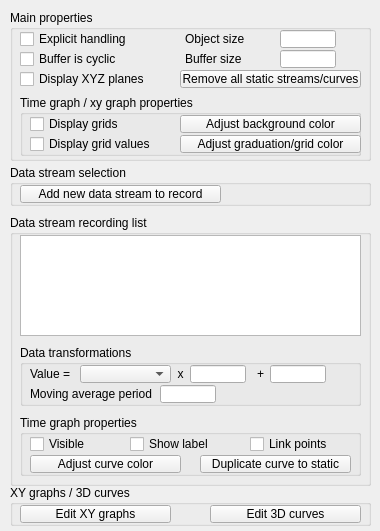
<?xml version="1.0" encoding="UTF-8"?>
<ui version="4.0">
 <class>CQDlgGraphs</class>
 <widget class="QDialog" name="CQDlgGraphs">
  <property name="geometry">
   <rect>
    <x>0</x>
    <y>0</y>
    <width>380</width>
    <height>531</height>
   </rect>
  </property>
  <property name="windowTitle">
   <string>Graph Properties</string>
  </property>
  <property name="locale">
   <locale language="English" country="UnitedStates"/>
  </property>
  <widget class="QGroupBox" name="groupBox">
   <property name="geometry">
    <rect>
     <x>10</x>
     <y>10</y>
     <width>361</width>
     <height>151</height>
    </rect>
   </property>
   <property name="title">
    <string>Main properties</string>
   </property>
   <property name="flat">
    <bool>true</bool>
   </property>
   <widget class="QCheckBox" name="qqExplicitHandling">
    <property name="geometry">
     <rect>
      <x>10</x>
      <y>20</y>
      <width>151</width>
      <height>18</height>
     </rect>
    </property>
    <property name="focusPolicy">
     <enum>Qt::StrongFocus</enum>
    </property>
    <property name="text">
     <string>Explicit handling</string>
    </property>
   </widget>
   <widget class="QCheckBox" name="qqShowXYZPlanes">
    <property name="geometry">
     <rect>
      <x>10</x>
      <y>60</y>
      <width>151</width>
      <height>18</height>
     </rect>
    </property>
    <property name="focusPolicy">
     <enum>Qt::StrongFocus</enum>
    </property>
    <property name="text">
     <string>Display XYZ planes</string>
    </property>
   </widget>
   <widget class="QCheckBox" name="qqBufferIsCyclic">
    <property name="geometry">
     <rect>
      <x>10</x>
      <y>40</y>
      <width>151</width>
      <height>18</height>
     </rect>
    </property>
    <property name="focusPolicy">
     <enum>Qt::StrongFocus</enum>
    </property>
    <property name="text">
     <string>Buffer is cyclic</string>
    </property>
   </widget>
   <widget class="QLabel" name="label">
    <property name="geometry">
     <rect>
      <x>175</x>
      <y>20</y>
      <width>91</width>
      <height>18</height>
     </rect>
    </property>
    <property name="text">
     <string>Object size</string>
    </property>
   </widget>
   <widget class="QLineEdit" name="qqObjectSize">
    <property name="geometry">
     <rect>
      <x>270</x>
      <y>20</y>
      <width>56</width>
      <height>18</height>
     </rect>
    </property>
   </widget>
   <widget class="QLabel" name="label_2">
    <property name="geometry">
     <rect>
      <x>175</x>
      <y>40</y>
      <width>91</width>
      <height>18</height>
     </rect>
    </property>
    <property name="text">
     <string>Buffer size</string>
    </property>
   </widget>
   <widget class="QLineEdit" name="qqBufferSize">
    <property name="geometry">
     <rect>
      <x>270</x>
      <y>40</y>
      <width>56</width>
      <height>18</height>
     </rect>
    </property>
   </widget>
   <widget class="QToolButton" name="qqRemoveAllStatics">
    <property name="geometry">
     <rect>
      <x>170</x>
      <y>60</y>
      <width>181</width>
      <height>18</height>
     </rect>
    </property>
    <property name="focusPolicy">
     <enum>Qt::StrongFocus</enum>
    </property>
    <property name="text">
     <string>Remove all static streams/curves</string>
    </property>
   </widget>
   <widget class="QGroupBox" name="groupBox_2">
    <property name="geometry">
     <rect>
      <x>10</x>
      <y>85</y>
      <width>341</width>
      <height>61</height>
     </rect>
    </property>
    <property name="title">
     <string>Time graph / xy graph properties</string>
    </property>
    <property name="flat">
     <bool>true</bool>
    </property>
    <widget class="QCheckBox" name="qqDisplayGrids">
     <property name="geometry">
      <rect>
       <x>10</x>
       <y>20</y>
       <width>131</width>
       <height>18</height>
      </rect>
     </property>
     <property name="focusPolicy">
      <enum>Qt::StrongFocus</enum>
     </property>
     <property name="text">
      <string>Display grids</string>
     </property>
    </widget>
    <widget class="QCheckBox" name="qqDisplayGridValues">
     <property name="geometry">
      <rect>
       <x>10</x>
       <y>40</y>
       <width>151</width>
       <height>18</height>
      </rect>
     </property>
     <property name="focusPolicy">
      <enum>Qt::StrongFocus</enum>
     </property>
     <property name="text">
      <string>Display grid values</string>
     </property>
    </widget>
    <widget class="QToolButton" name="qqAdjustBackgroundColor">
     <property name="geometry">
      <rect>
       <x>160</x>
       <y>20</y>
       <width>181</width>
       <height>18</height>
      </rect>
     </property>
     <property name="focusPolicy">
      <enum>Qt::StrongFocus</enum>
     </property>
     <property name="text">
      <string>Adjust background color</string>
     </property>
    </widget>
    <widget class="QToolButton" name="qqAdjustGridColor">
     <property name="geometry">
      <rect>
       <x>160</x>
       <y>40</y>
       <width>181</width>
       <height>18</height>
      </rect>
     </property>
     <property name="focusPolicy">
      <enum>Qt::StrongFocus</enum>
     </property>
     <property name="text">
      <string>Adjust graduation/grid color</string>
     </property>
    </widget>
   </widget>
  </widget>
  <widget class="QGroupBox" name="groupBox_3">
   <property name="geometry">
    <rect>
     <x>10</x>
     <y>165</y>
     <width>361</width>
     <height>41</height>
    </rect>
   </property>
   <property name="title">
    <string>Data stream selection</string>
   </property>
   <property name="flat">
    <bool>true</bool>
   </property>
   <widget class="QToolButton" name="qqAddNewDataStream">
    <property name="geometry">
     <rect>
      <x>10</x>
      <y>20</y>
      <width>201</width>
      <height>18</height>
     </rect>
    </property>
    <property name="focusPolicy">
     <enum>Qt::StrongFocus</enum>
    </property>
    <property name="text">
     <string>Add new data stream to record</string>
    </property>
   </widget>
  </widget>
  <widget class="QGroupBox" name="groupBox_4">
   <property name="geometry">
    <rect>
     <x>10</x>
     <y>215</y>
     <width>361</width>
     <height>271</height>
    </rect>
   </property>
   <property name="title">
    <string>Data stream recording list</string>
   </property>
   <property name="flat">
    <bool>true</bool>
   </property>
   <widget class="QListWidget" name="qqRecordingList">
    <property name="geometry">
     <rect>
      <x>10</x>
      <y>20</y>
      <width>341</width>
      <height>101</height>
     </rect>
    </property>
   </widget>
   <widget class="QGroupBox" name="groupBox_5">
    <property name="geometry">
     <rect>
      <x>10</x>
      <y>130</y>
      <width>341</width>
      <height>61</height>
     </rect>
    </property>
    <property name="title">
     <string>Data transformations</string>
    </property>
    <property name="flat">
     <bool>true</bool>
    </property>
    <widget class="QLabel" name="label_3">
     <property name="geometry">
      <rect>
       <x>10</x>
       <y>20</y>
       <width>51</width>
       <height>18</height>
      </rect>
     </property>
     <property name="text">
      <string>Value = </string>
     </property>
    </widget>
    <widget class="QComboBox" name="qqTransformationCombo">
     <property name="geometry">
      <rect>
       <x>60</x>
       <y>20</y>
       <width>91</width>
       <height>18</height>
      </rect>
     </property>
    </widget>
    <widget class="QLabel" name="label_4">
     <property name="geometry">
      <rect>
       <x>150</x>
       <y>20</y>
       <width>21</width>
       <height>18</height>
      </rect>
     </property>
     <property name="text">
      <string>x</string>
     </property>
     <property name="alignment">
      <set>Qt::AlignCenter</set>
     </property>
    </widget>
    <widget class="QLineEdit" name="qqTransformationCoeff">
     <property name="geometry">
      <rect>
       <x>170</x>
       <y>20</y>
       <width>56</width>
       <height>18</height>
      </rect>
     </property>
    </widget>
    <widget class="QLabel" name="label_5">
     <property name="geometry">
      <rect>
       <x>230</x>
       <y>20</y>
       <width>21</width>
       <height>18</height>
      </rect>
     </property>
     <property name="text">
      <string>+</string>
     </property>
     <property name="alignment">
      <set>Qt::AlignCenter</set>
     </property>
    </widget>
    <widget class="QLineEdit" name="qqTransformationOffset">
     <property name="geometry">
      <rect>
       <x>250</x>
       <y>20</y>
       <width>56</width>
       <height>18</height>
      </rect>
     </property>
    </widget>
    <widget class="QLabel" name="label_6">
     <property name="geometry">
      <rect>
       <x>10</x>
       <y>40</y>
       <width>131</width>
       <height>18</height>
      </rect>
     </property>
     <property name="text">
      <string>Moving average period</string>
     </property>
    </widget>
    <widget class="QLineEdit" name="qqMovingAveragePeriod">
     <property name="geometry">
      <rect>
       <x>140</x>
       <y>40</y>
       <width>56</width>
       <height>18</height>
      </rect>
     </property>
    </widget>
   </widget>
   <widget class="QGroupBox" name="groupBox_6">
    <property name="geometry">
     <rect>
      <x>10</x>
      <y>200</y>
      <width>341</width>
      <height>61</height>
     </rect>
    </property>
    <property name="title">
     <string>Time graph properties</string>
    </property>
    <property name="flat">
     <bool>true</bool>
    </property>
    <widget class="QCheckBox" name="qqTimeGraphVisible">
     <property name="geometry">
      <rect>
       <x>10</x>
       <y>20</y>
       <width>101</width>
       <height>18</height>
      </rect>
     </property>
     <property name="focusPolicy">
      <enum>Qt::StrongFocus</enum>
     </property>
     <property name="text">
      <string>Visible</string>
     </property>
    </widget>
    <widget class="QCheckBox" name="qqShowLabel">
     <property name="geometry">
      <rect>
       <x>110</x>
       <y>20</y>
       <width>121</width>
       <height>18</height>
      </rect>
     </property>
     <property name="focusPolicy">
      <enum>Qt::StrongFocus</enum>
     </property>
     <property name="text">
      <string>Show label</string>
     </property>
    </widget>
    <widget class="QCheckBox" name="qqLinkPoints">
     <property name="geometry">
      <rect>
       <x>230</x>
       <y>20</y>
       <width>111</width>
       <height>18</height>
      </rect>
     </property>
     <property name="focusPolicy">
      <enum>Qt::StrongFocus</enum>
     </property>
     <property name="text">
      <string>Link points</string>
     </property>
    </widget>
    <widget class="QToolButton" name="qqAdjustCurveColor">
     <property name="geometry">
      <rect>
       <x>10</x>
       <y>40</y>
       <width>151</width>
       <height>18</height>
      </rect>
     </property>
     <property name="focusPolicy">
      <enum>Qt::StrongFocus</enum>
     </property>
     <property name="text">
      <string>Adjust curve color</string>
     </property>
    </widget>
    <widget class="QToolButton" name="qqDuplicateToStatic">
     <property name="geometry">
      <rect>
       <x>180</x>
       <y>40</y>
       <width>151</width>
       <height>18</height>
      </rect>
     </property>
     <property name="focusPolicy">
      <enum>Qt::StrongFocus</enum>
     </property>
     <property name="text">
      <string>Duplicate curve to static</string>
     </property>
    </widget>
   </widget>
  </widget>
  <widget class="QGroupBox" name="groupBox_7">
   <property name="geometry">
    <rect>
     <x>10</x>
     <y>485</y>
     <width>361</width>
     <height>41</height>
    </rect>
   </property>
   <property name="title">
    <string>XY graphs / 3D curves</string>
   </property>
   <property name="flat">
    <bool>true</bool>
   </property>
   <widget class="QToolButton" name="qqEditXYGraphs">
    <property name="geometry">
     <rect>
      <x>10</x>
      <y>20</y>
      <width>151</width>
      <height>18</height>
     </rect>
    </property>
    <property name="focusPolicy">
     <enum>Qt::StrongFocus</enum>
    </property>
    <property name="text">
     <string>Edit XY graphs</string>
    </property>
   </widget>
   <widget class="QToolButton" name="qqEdit3DCurves">
    <property name="geometry">
     <rect>
      <x>200</x>
      <y>20</y>
      <width>151</width>
      <height>18</height>
     </rect>
    </property>
    <property name="focusPolicy">
     <enum>Qt::StrongFocus</enum>
    </property>
    <property name="text">
     <string>Edit 3D curves</string>
    </property>
   </widget>
  </widget>
 </widget>
 <tabstops>
  <tabstop>qqExplicitHandling</tabstop>
  <tabstop>qqObjectSize</tabstop>
  <tabstop>qqBufferIsCyclic</tabstop>
  <tabstop>qqBufferSize</tabstop>
  <tabstop>qqShowXYZPlanes</tabstop>
  <tabstop>qqRemoveAllStatics</tabstop>
  <tabstop>qqDisplayGrids</tabstop>
  <tabstop>qqAdjustBackgroundColor</tabstop>
  <tabstop>qqDisplayGridValues</tabstop>
  <tabstop>qqAdjustGridColor</tabstop>
  <tabstop>qqAddNewDataStream</tabstop>
  <tabstop>qqRecordingList</tabstop>
  <tabstop>qqTransformationCombo</tabstop>
  <tabstop>qqTransformationCoeff</tabstop>
  <tabstop>qqTransformationOffset</tabstop>
  <tabstop>qqMovingAveragePeriod</tabstop>
  <tabstop>qqTimeGraphVisible</tabstop>
  <tabstop>qqShowLabel</tabstop>
  <tabstop>qqLinkPoints</tabstop>
  <tabstop>qqAdjustCurveColor</tabstop>
  <tabstop>qqDuplicateToStatic</tabstop>
  <tabstop>qqEditXYGraphs</tabstop>
  <tabstop>qqEdit3DCurves</tabstop>
 </tabstops>
 <resources/>
 <connections/>
</ui>
